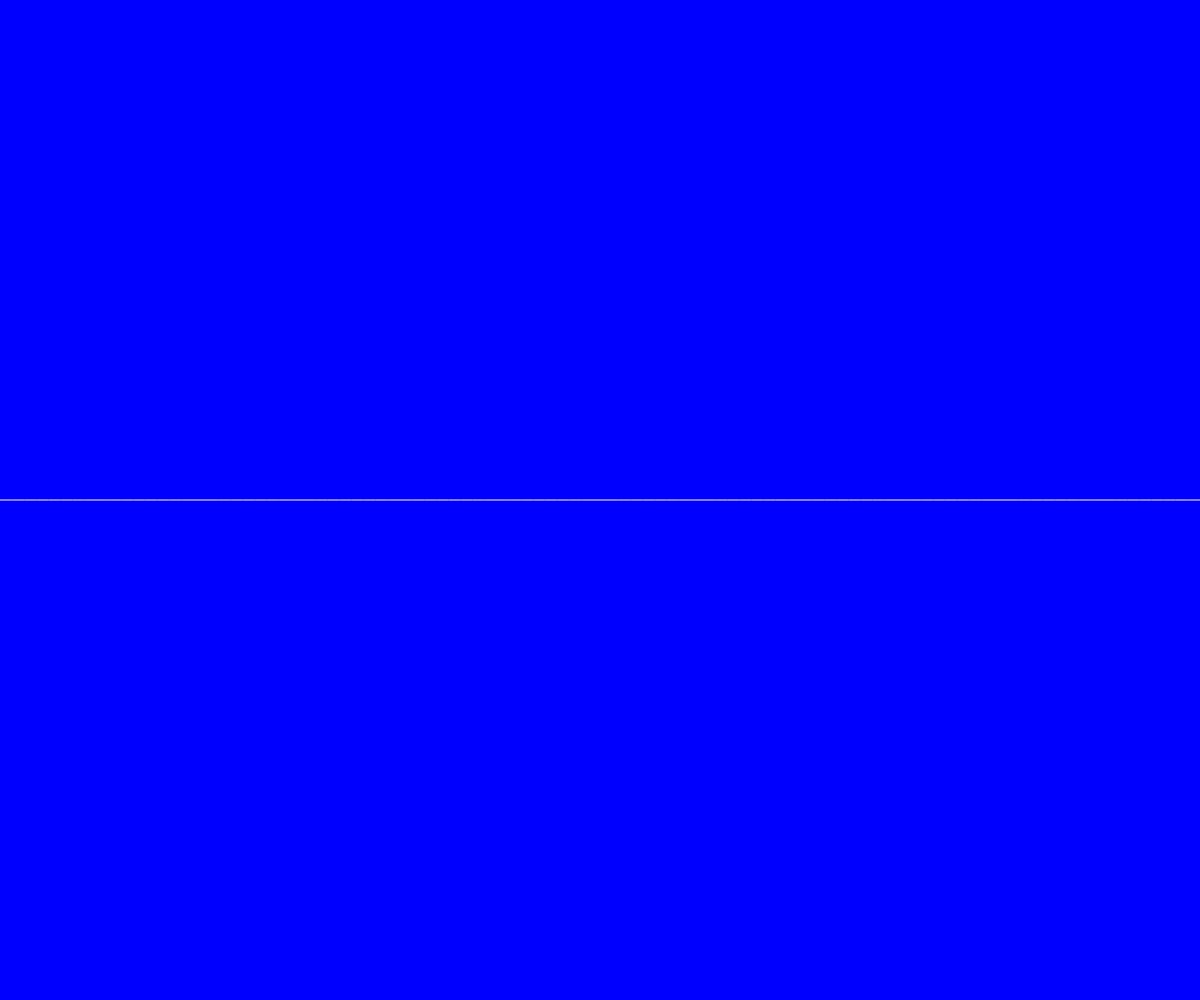
Frame 1 (no input)
Frame 60 (no input): identical to frame 1, image omitted
Frame 120 (the mouse pressed at the canvas centre since frame 60): identical to frame 1, image omitted

The p5.js sketch that drew this single still picture (run headless with seeded random() and noise() and a simulated clock; from frame 60 on, the mouse is pressed at the canvas centre):

// p5.js sketch
// ── sketch.js
let wave = [];
let numPoints = 100;
let waveHeight = 100;
let isMouseMoving = false;

function setup() {
  createCanvas(windowWidth, windowHeight);
  for (let i = 0; i < numPoints; i++) {
    wave[i] = createVector(i * width / (numPoints - 1), height / 2);
  }
}

function draw() {
  background("blue");


  let distance = dist(mouseX, mouseY, pmouseX, pmouseY);

  if (distance > 1) {
    isMouseMoving = true;
    for (let i = 0; i < numPoints; i++) {
      let dx = wave[i].x - mouseX;
      let dy = wave[i].y - mouseY;
      let d = dist(wave[i].x, wave[i].y, mouseX, mouseY);
      let offset = waveHeight * sin(d / 50) * (1 / (d + 1));
      wave[i].y += offset;
    }
  } else {
    isMouseMoving = false;
  }

  if (!isMouseMoving) {
    for (let i = 0; i < numPoints; i++) {
      wave[i].y = height / 2;
    }
  }

  noFill();
  stroke("white");
  beginShape();
  for (let i = 0; i < numPoints; i++) {
    vertex(wave[i].x, wave[i].y);
  }
  endShape();
}
